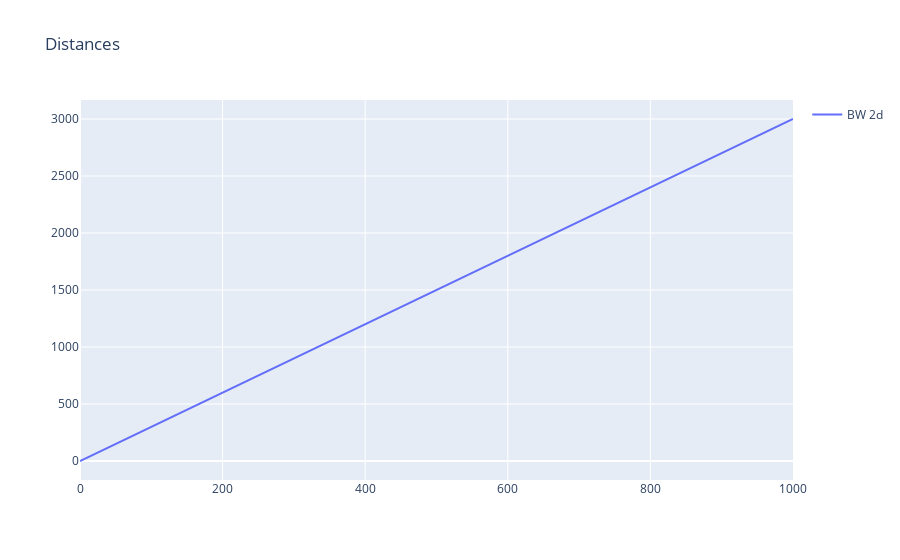

This figure's notebook cell:
### Code cell
dist = pd.DataFrame(columns=['bw_2d'])
temp_df = pd.DataFrame([{'bw_2d':s_pos[0]}])

dist = pd.concat([dist, temp_df], ignore_index=True)

for i in range(n_steps):
    temp_df = pd.DataFrame([{'bw_2d':dist.bw_2d[i] + distance.euclidean(trajectory_bw.iloc[i], trajectory_bw.iloc[i+1])}])
    dist = pd.concat([dist, temp_df], ignore_index=True)

fig = go.Figure()

fig.add_trace(go.Scatter(
    x= dist.index,
    y= dist.bw_2d,
    name='BW 2d',
    mode='lines',
    showlegend=True
))

fig.update_layout(
    title='Distances'
)

fig.show()

### Figure 1 — Plotly figure (JSON) as saved in the notebook; plotly's stock layout.template omitted (floating-point values rounded to 4 significant figures; data arrays with more than 128 entries replaced by an {"elided": "..."} marker saying what was removed)
{"data": [{"mode": "lines", "name": "BW 2d", "showlegend": true, "type": "scatter", "x": {"elided": "1001 int values"}, "y": {"elided": "1001 int values"}}], "layout": {"title": {"text": "Distances"}}}
